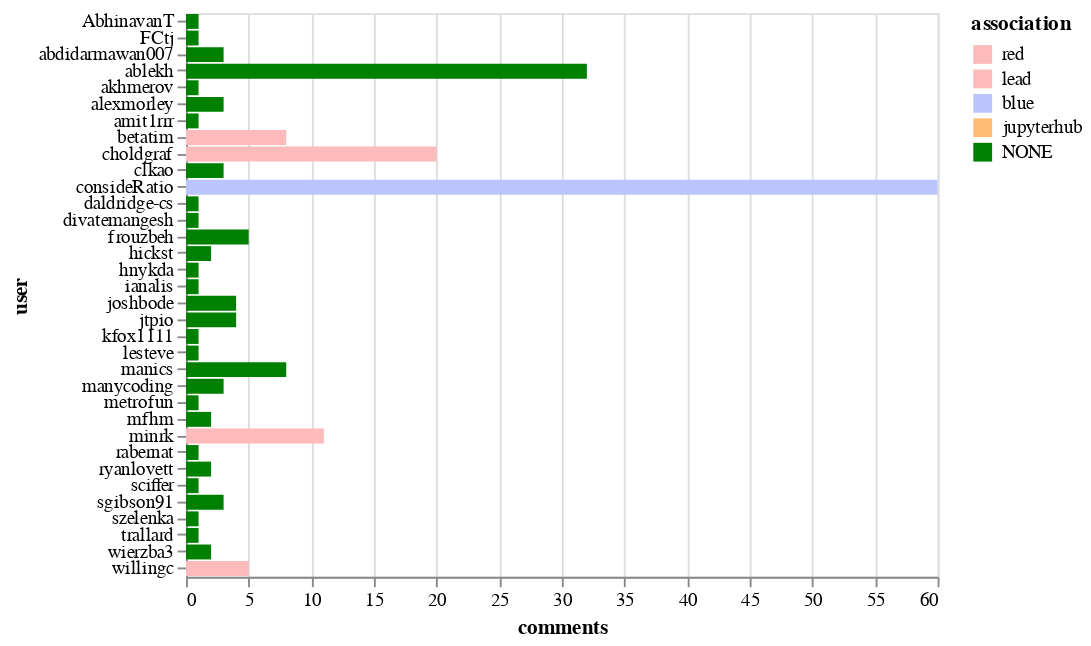

The code cell stored with this chart in its notebook:
### Markdown cell above
## Top commenters

### Code cell
alt.Chart(top_commenters).mark_bar().encode(
    x='comments',
    y='user',
    color=alt.Color('association', sort=["CONTRIBUTOR", "MEMBER", "NONE"], scale=color_scale)
)

### Figure 1 — Vega-Lite specification as saved in the notebook (floating-point values rounded to 4 significant figures)
{"$schema": "https://vega.github.io/schema/vega-lite/v2.6.0.json", "config": {"view": {"height": 300, "width": 400}}, "data": {"name": "data-8bcab638f32169181d88dd121734c362"}, "datasets": {"data-8bcab638f32169181d88dd121734c362": [{"association": "blue", "comments": 60, "user": "consideRatio"}, {"association": "NONE", "comments": 32, "user": "ablekh"}, {"association": "red", "comments": 20, "user": "choldgraf"}, {"association": "lead", "comments": 11, "user": "minrk"}, {"association": "red", "comments": 8, "user": "betatim"}, {"association": "NONE", "comments": 8, "user": "manics"}, {"association": "red", "comments": 5, "user": "willingc"}, {"association": "NONE", "comments": 5, "user": "frouzbeh"}, {"association": "NONE", "comments": 4, "user": "joshbode"}, {"association": "NONE", "comments": 4, "user": "jtpio"}, {"association": "NONE", "comments": 3, "user": "manycoding"}, {"association": "NONE", "comments": 3, "user": "alexmorley"}, {"association": "NONE", "comments": 3, "user": "sgibson91"}, {"association": "NONE", "comments": 3, "user": "abdidarmawan007"}, {"association": "NONE", "comments": 3, "user": "clkao"}, {"association": "NONE", "comments": 2, "user": "mfhm"}, {"association": "NONE", "comments": 2, "user": "ryanlovett"}, {"association": "NONE", "comments": 2, "user": "wierzba3"}, {"association": "NONE", "comments": 2, "user": "hickst"}, {"association": "NONE", "comments": 1, "user": "amit1rrr"}, {"association": "NONE", "comments": 1, "user": "akhmerov"}, {"association": "NONE", "comments": 1, "user": "FCtj"}, {"association": "NONE", "comments": 1, "user": "ianalis"}, {"association": "NONE", "comments": 1, "user": "daldridge-cs"}, {"association": "NONE", "comments": 1, "user": "divatemangesh"}, {"association": "NONE", "comments": 1, "user": "hnykda"}, {"association": "NONE", "comments": 1, "user": "kfox1111"}, {"association": "NONE", "comments": 1, "user": "lesteve"}, {"association": "NONE", "comments": 1, "user": "metrofun"}, {"association": "NONE", "comments": 1, "user": "rabernat"}, {"association": "NONE", "comments": 1, "user": "sciffer"}, {"association": "NONE", "comments": 1, "user": "szelenka"}, {"association": "NONE", "comments": 1, "user": "trallard"}, {"association": "NONE", "comments": 1, "user": "AbhinavanT"}]}, "encoding": {"color": {"field": "association", "scale": {"domain": ["red", "lead", "blue", "jupyterhub", "NONE"], "range": ["#fdbaba", "#fdbaba", "#bac5fd", "#ffbb74", "green"]}, "sort": ["CONTRIBUTOR", "MEMBER", "NONE"], "type": "nominal"}, "x": {"field": "comments", "type": "quantitative"}, "y": {"field": "user", "type": "nominal"}}, "mark": "bar"}
